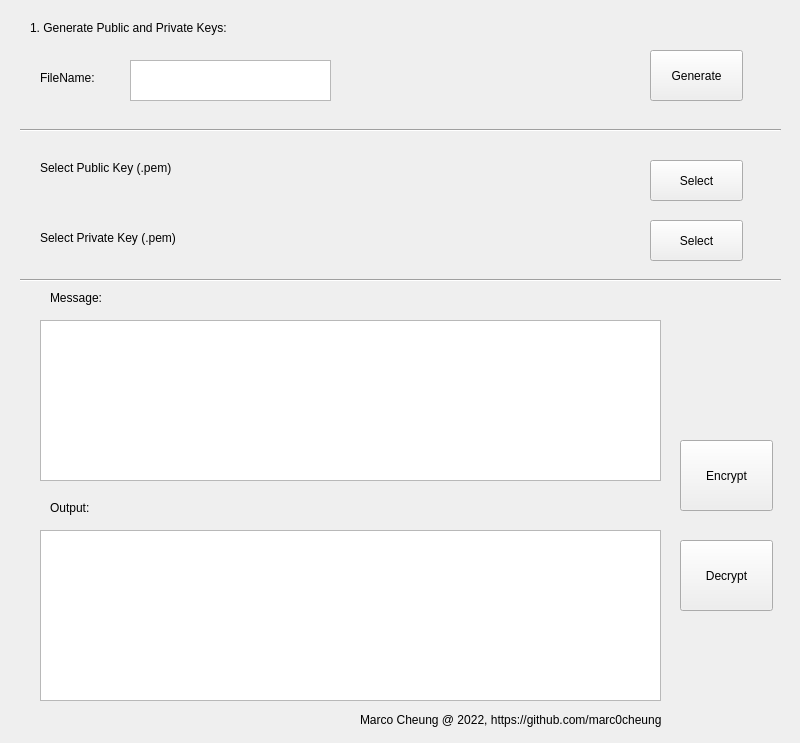
<?xml version="1.0" encoding="UTF-8"?>
<ui version="4.0">
 <class>MainWindow</class>
 <widget class="QMainWindow" name="MainWindow">
  <property name="geometry">
   <rect>
    <x>0</x>
    <y>0</y>
    <width>800</width>
    <height>743</height>
   </rect>
  </property>
  <property name="windowTitle">
   <string>MainWindow</string>
  </property>
  <widget class="QWidget" name="centralwidget">
   <widget class="QPushButton" name="publicKeyBtn">
    <property name="geometry">
     <rect>
      <x>650</x>
      <y>160</y>
      <width>93</width>
      <height>41</height>
     </rect>
    </property>
    <property name="text">
     <string>Select</string>
    </property>
   </widget>
   <widget class="QLabel" name="publicKeyLabel">
    <property name="geometry">
     <rect>
      <x>40</x>
      <y>160</y>
      <width>251</width>
      <height>16</height>
     </rect>
    </property>
    <property name="text">
     <string>Select Public Key (.pem)</string>
    </property>
   </widget>
   <widget class="QLabel" name="privateKeyLabel">
    <property name="geometry">
     <rect>
      <x>40</x>
      <y>230</y>
      <width>251</width>
      <height>16</height>
     </rect>
    </property>
    <property name="text">
     <string>Select Private Key (.pem)</string>
    </property>
   </widget>
   <widget class="QPushButton" name="privateKeyBtn">
    <property name="geometry">
     <rect>
      <x>650</x>
      <y>220</y>
      <width>93</width>
      <height>41</height>
     </rect>
    </property>
    <property name="text">
     <string>Select</string>
    </property>
   </widget>
   <widget class="QTextEdit" name="input">
    <property name="geometry">
     <rect>
      <x>40</x>
      <y>320</y>
      <width>621</width>
      <height>161</height>
     </rect>
    </property>
   </widget>
   <widget class="QTextEdit" name="output">
    <property name="geometry">
     <rect>
      <x>40</x>
      <y>530</y>
      <width>621</width>
      <height>171</height>
     </rect>
    </property>
   </widget>
   <widget class="QPushButton" name="encryptBtn">
    <property name="geometry">
     <rect>
      <x>680</x>
      <y>440</y>
      <width>93</width>
      <height>71</height>
     </rect>
    </property>
    <property name="text">
     <string>Encrypt</string>
    </property>
   </widget>
   <widget class="QPushButton" name="decryptBtn">
    <property name="geometry">
     <rect>
      <x>680</x>
      <y>540</y>
      <width>93</width>
      <height>71</height>
     </rect>
    </property>
    <property name="text">
     <string>Decrypt</string>
    </property>
   </widget>
   <widget class="QLabel" name="aboutLabel">
    <property name="geometry">
     <rect>
      <x>360</x>
      <y>710</y>
      <width>431</width>
      <height>20</height>
     </rect>
    </property>
    <property name="text">
     <string>Marco Cheung @ 2022, https://github.com/marc0cheung</string>
    </property>
   </widget>
   <widget class="QLabel" name="msgLabel">
    <property name="geometry">
     <rect>
      <x>50</x>
      <y>290</y>
      <width>111</width>
      <height>16</height>
     </rect>
    </property>
    <property name="text">
     <string>Message:</string>
    </property>
   </widget>
   <widget class="QLabel" name="outputLabel">
    <property name="geometry">
     <rect>
      <x>50</x>
      <y>500</y>
      <width>111</width>
      <height>16</height>
     </rect>
    </property>
    <property name="text">
     <string>Output:</string>
    </property>
   </widget>
   <widget class="Line" name="line">
    <property name="geometry">
     <rect>
      <x>20</x>
      <y>270</y>
      <width>761</width>
      <height>21</height>
     </rect>
    </property>
    <property name="orientation">
     <enum>Qt::Horizontal</enum>
    </property>
   </widget>
   <widget class="Line" name="line_2">
    <property name="geometry">
     <rect>
      <x>20</x>
      <y>120</y>
      <width>761</width>
      <height>21</height>
     </rect>
    </property>
    <property name="orientation">
     <enum>Qt::Horizontal</enum>
    </property>
   </widget>
   <widget class="QPushButton" name="pushButton">
    <property name="geometry">
     <rect>
      <x>650</x>
      <y>50</y>
      <width>93</width>
      <height>51</height>
     </rect>
    </property>
    <property name="text">
     <string>Generate</string>
    </property>
   </widget>
   <widget class="QLabel" name="msgLabel_2">
    <property name="geometry">
     <rect>
      <x>30</x>
      <y>20</y>
      <width>411</width>
      <height>16</height>
     </rect>
    </property>
    <property name="text">
     <string>1. Generate Public and Private Keys:</string>
    </property>
   </widget>
   <widget class="QTextEdit" name="textEdit">
    <property name="geometry">
     <rect>
      <x>130</x>
      <y>60</y>
      <width>201</width>
      <height>41</height>
     </rect>
    </property>
   </widget>
   <widget class="QLabel" name="label">
    <property name="geometry">
     <rect>
      <x>40</x>
      <y>70</y>
      <width>91</width>
      <height>16</height>
     </rect>
    </property>
    <property name="text">
     <string>FileName:</string>
    </property>
   </widget>
  </widget>
 </widget>
 <resources/>
 <connections/>
</ui>
